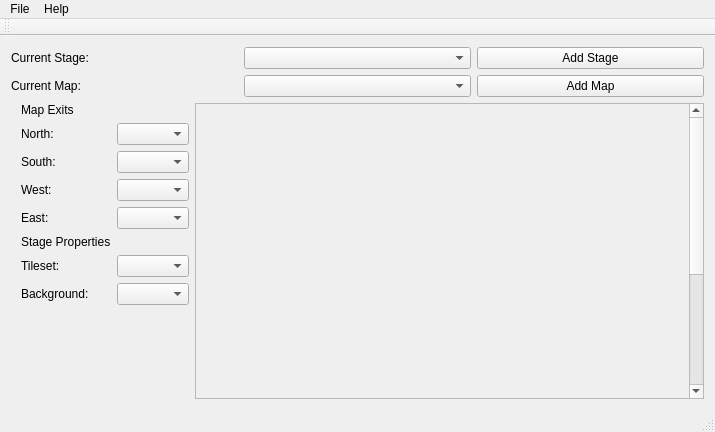
<?xml version="1.0" encoding="UTF-8"?>
<ui version="4.0">
 <class>MainWindow</class>
 <widget class="QMainWindow" name="MainWindow">
  <property name="geometry">
   <rect>
    <x>0</x>
    <y>0</y>
    <width>715</width>
    <height>432</height>
   </rect>
  </property>
  <property name="windowTitle">
   <string>MainWindow</string>
  </property>
  <widget class="QWidget" name="centralWidget">
   <layout class="QGridLayout" name="gridLayout">
    <item row="0" column="0">
     <layout class="QGridLayout" name="gridLayout_2">
      <property name="topMargin">
       <number>0</number>
      </property>
      <item row="1" column="0">
       <widget class="QLabel" name="label">
        <property name="text">
         <string>Current Map:</string>
        </property>
       </widget>
      </item>
      <item row="1" column="2">
       <widget class="QPushButton" name="addMap_pushButton">
        <property name="text">
         <string>Add Map</string>
        </property>
       </widget>
      </item>
      <item row="1" column="1">
       <widget class="QComboBox" name="currentMap_comboBox"/>
      </item>
      <item row="0" column="0">
       <widget class="QLabel" name="label_2">
        <property name="text">
         <string>Current Stage:</string>
        </property>
       </widget>
      </item>
      <item row="0" column="1">
       <widget class="QComboBox" name="currentStage_comboBox"/>
      </item>
      <item row="0" column="2">
       <widget class="QPushButton" name="addStage_pushButton">
        <property name="text">
         <string>Add Stage</string>
        </property>
       </widget>
      </item>
     </layout>
    </item>
    <item row="1" column="0">
     <layout class="QGridLayout" name="gridLayout_4">
      <property name="topMargin">
       <number>0</number>
      </property>
      <item row="0" column="1">
       <widget class="QScrollArea" name="scrollArea">
        <property name="sizePolicy">
         <sizepolicy hsizetype="Expanding" vsizetype="Expanding">
          <horstretch>0</horstretch>
          <verstretch>0</verstretch>
         </sizepolicy>
        </property>
        <property name="styleSheet">
         <string notr="true"/>
        </property>
        <property name="verticalScrollBarPolicy">
         <enum>Qt::ScrollBarAsNeeded</enum>
        </property>
        <property name="horizontalScrollBarPolicy">
         <enum>Qt::ScrollBarAsNeeded</enum>
        </property>
        <property name="widgetResizable">
         <bool>false</bool>
        </property>
        <widget class="QWidget" name="scrollAreaWidgetContents_2">
         <property name="geometry">
          <rect>
           <x>0</x>
           <y>0</y>
           <width>420</width>
           <height>500</height>
          </rect>
         </property>
         <property name="sizePolicy">
          <sizepolicy hsizetype="Expanding" vsizetype="Expanding">
           <horstretch>0</horstretch>
           <verstretch>0</verstretch>
          </sizepolicy>
         </property>
         <property name="styleSheet">
          <string notr="true"/>
         </property>
         <widget class="editorArea" name="editArea" native="true">
          <property name="geometry">
           <rect>
            <x>0</x>
            <y>0</y>
            <width>211</width>
            <height>151</height>
           </rect>
          </property>
          <property name="styleSheet">
           <string notr="true"/>
          </property>
         </widget>
        </widget>
       </widget>
      </item>
      <item row="0" column="0">
       <layout class="QGridLayout" name="gridLayout_5">
        <property name="leftMargin">
         <number>10</number>
        </property>
        <item row="2" column="1">
         <widget class="QComboBox" name="south_comboBox"/>
        </item>
        <item row="6" column="0">
         <widget class="QLabel" name="label_4">
          <property name="text">
           <string>Tileset:</string>
          </property>
         </widget>
        </item>
        <item row="4" column="0">
         <widget class="QLabel" name="label_8">
          <property name="text">
           <string>East:</string>
          </property>
         </widget>
        </item>
        <item row="7" column="0">
         <widget class="QLabel" name="label_5">
          <property name="text">
           <string>Background:</string>
          </property>
         </widget>
        </item>
        <item row="3" column="1">
         <widget class="QComboBox" name="west_comboBox"/>
        </item>
        <item row="0" column="0">
         <widget class="QLabel" name="label_9">
          <property name="text">
           <string>Map Exits</string>
          </property>
         </widget>
        </item>
        <item row="1" column="1">
         <widget class="QComboBox" name="north_comboBox"/>
        </item>
        <item row="2" column="0">
         <widget class="QLabel" name="label_6">
          <property name="text">
           <string>South:</string>
          </property>
         </widget>
        </item>
        <item row="4" column="1">
         <widget class="QComboBox" name="east_comboBox"/>
        </item>
        <item row="6" column="1">
         <widget class="QComboBox" name="tileset_comboBox"/>
        </item>
        <item row="3" column="0">
         <widget class="QLabel" name="label_7">
          <property name="text">
           <string>West:</string>
          </property>
         </widget>
        </item>
        <item row="1" column="0">
         <widget class="QLabel" name="label_3">
          <property name="text">
           <string>North:</string>
          </property>
         </widget>
        </item>
        <item row="7" column="1">
         <widget class="QComboBox" name="background_comboBox"/>
        </item>
        <item row="8" column="0">
         <spacer name="verticalSpacer">
          <property name="orientation">
           <enum>Qt::Vertical</enum>
          </property>
          <property name="sizeHint" stdset="0">
           <size>
            <width>20</width>
            <height>40</height>
           </size>
          </property>
         </spacer>
        </item>
        <item row="5" column="0">
         <widget class="QLabel" name="label_10">
          <property name="text">
           <string>Stage Properties</string>
          </property>
         </widget>
        </item>
       </layout>
      </item>
     </layout>
    </item>
   </layout>
  </widget>
  <widget class="QMenuBar" name="menuBar">
   <property name="geometry">
    <rect>
     <x>0</x>
     <y>0</y>
     <width>715</width>
     <height>22</height>
    </rect>
   </property>
   <widget class="QMenu" name="menuFile">
    <property name="title">
     <string>File</string>
    </property>
    <addaction name="actionLoad"/>
    <addaction name="actionSave"/>
   </widget>
   <widget class="QMenu" name="menuHelp">
    <property name="title">
     <string>Help</string>
    </property>
    <addaction name="actionAbout"/>
   </widget>
   <addaction name="menuFile"/>
   <addaction name="menuHelp"/>
  </widget>
  <widget class="QToolBar" name="mainToolBar">
   <attribute name="toolBarArea">
    <enum>TopToolBarArea</enum>
   </attribute>
   <attribute name="toolBarBreak">
    <bool>false</bool>
   </attribute>
  </widget>
  <widget class="QStatusBar" name="statusBar"/>
  <action name="actionLoad">
   <property name="text">
    <string>Load</string>
   </property>
  </action>
  <action name="actionSave">
   <property name="text">
    <string>Save</string>
   </property>
  </action>
  <action name="actionAbout">
   <property name="text">
    <string>About</string>
   </property>
  </action>
 </widget>
 <layoutdefault spacing="6" margin="11"/>
 <customwidgets>
  <customwidget>
   <class>editorArea</class>
   <extends>QWidget</extends>
   <header>editorarea.h</header>
   <container>1</container>
  </customwidget>
 </customwidgets>
 <resources/>
 <connections/>
</ui>
